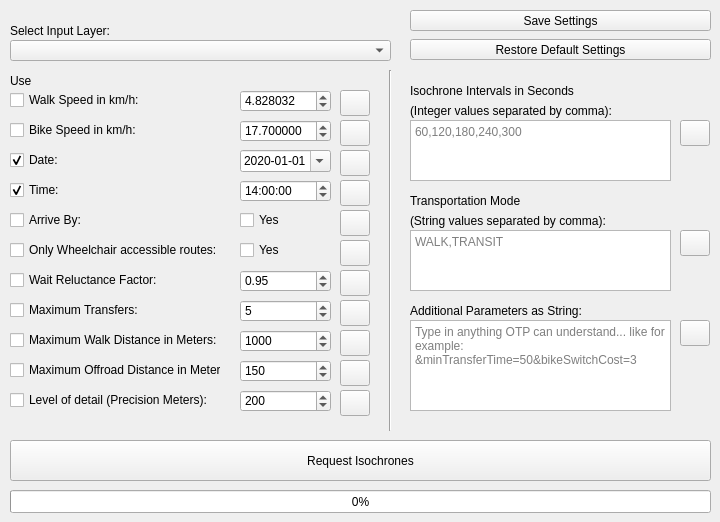
   <widget class="QWidget" name="tab_run_isochrones">
    <property name="accessibleName">
     <string/>
    </property>
    <attribute name="title">
     <string>Create Isochrones</string>
    </attribute>
    <widget class="QProgressBar" name="Isochrones_ProgressBar">
     <property name="geometry">
      <rect>
       <x>10</x>
       <y>490</y>
       <width>701</width>
       <height>23</height>
      </rect>
     </property>
     <property name="locale">
      <locale language="English" country="UnitedStates"/>
     </property>
     <property name="value">
      <number>0</number>
     </property>
     <property name="textVisible">
      <bool>true</bool>
     </property>
     <property name="orientation">
      <enum>Qt::Horizontal</enum>
     </property>
     <property name="invertedAppearance">
      <bool>false</bool>
     </property>
    </widget>
    <widget class="QDateEdit" name="Isochrones_Date">
     <property name="geometry">
      <rect>
       <x>240</x>
       <y>150</y>
       <width>91</width>
       <height>22</height>
      </rect>
     </property>
     <property name="toolTip">
      <string>Departure or arrival date in yyyy-MM-dd.</string>
     </property>
     <property name="dateTime">
      <datetime>
       <hour>0</hour>
       <minute>0</minute>
       <second>0</second>
       <year>2020</year>
       <month>1</month>
       <day>1</day>
      </datetime>
     </property>
     <property name="currentSection">
      <enum>QDateTimeEdit::YearSection</enum>
     </property>
     <property name="displayFormat">
      <string>yyyy-MM-dd</string>
     </property>
     <property name="calendarPopup">
      <bool>true</bool>
     </property>
    </widget>
    <widget class="QTimeEdit" name="Isochrones_Time">
     <property name="geometry">
      <rect>
       <x>240</x>
       <y>180</y>
       <width>91</width>
       <height>22</height>
      </rect>
     </property>
     <property name="toolTip">
      <string>Departure or arrival time in HH:mm:ss.</string>
     </property>
     <property name="dateTime">
      <datetime>
       <hour>14</hour>
       <minute>0</minute>
       <second>0</second>
       <year>2000</year>
       <month>1</month>
       <day>1</day>
      </datetime>
     </property>
     <property name="maximumTime">
      <time>
       <hour>23</hour>
       <minute>59</minute>
       <second>59</second>
      </time>
     </property>
     <property name="displayFormat">
      <string>HH:mm:ss</string>
     </property>
    </widget>
    <widget class="QDoubleSpinBox" name="Isochrones_WalkSpeed">
     <property name="geometry">
      <rect>
       <x>240</x>
       <y>90</y>
       <width>91</width>
       <height>22</height>
      </rect>
     </property>
     <property name="toolTip">
      <string>Speed in km/h one walks on foot. OTP-Default: 3mph.</string>
     </property>
     <property name="decimals">
      <number>6</number>
     </property>
     <property name="maximum">
      <double>99999.999999000006937</double>
     </property>
     <property name="singleStep">
      <double>0.100000000000000</double>
     </property>
     <property name="value">
      <double>4.828032000000000</double>
     </property>
    </widget>
    <widget class="QPushButton" name="Isochrones_RequestIsochrones">
     <property name="geometry">
      <rect>
       <x>10</x>
       <y>440</y>
       <width>701</width>
       <height>41</height>
      </rect>
     </property>
     <property name="toolTip">
      <string>Request isochrones and store as polygon layer.</string>
     </property>
     <property name="text">
      <string>Request Isochrones</string>
     </property>
    </widget>
    <widget class="QLabel" name="label">
     <property name="geometry">
      <rect>
       <x>410</x>
       <y>190</y>
       <width>201</width>
       <height>21</height>
      </rect>
     </property>
     <property name="text">
      <string>Transportation Mode</string>
     </property>
    </widget>
    <widget class="QLabel" name="label_3">
     <property name="geometry">
      <rect>
       <x>410</x>
       <y>80</y>
       <width>291</width>
       <height>21</height>
      </rect>
     </property>
     <property name="text">
      <string>Isochrone Intervals in Seconds</string>
     </property>
    </widget>
    <widget class="QSpinBox" name="Isochrones_MaxOffroadDistance">
     <property name="geometry">
      <rect>
       <x>240</x>
       <y>360</y>
       <width>91</width>
       <height>22</height>
      </rect>
     </property>
     <property name="toolTip">
      <string>Distance in meters one can cover a distance off roads.</string>
     </property>
     <property name="maximum">
      <number>99999999</number>
     </property>
     <property name="singleStep">
      <number>10</number>
     </property>
     <property name="value">
      <number>150</number>
     </property>
    </widget>
    <widget class="QLabel" name="label_6">
     <property name="geometry">
      <rect>
       <x>10</x>
       <y>20</y>
       <width>381</width>
       <height>21</height>
      </rect>
     </property>
     <property name="text">
      <string>Select Input Layer:</string>
     </property>
    </widget>
    <widget class="QSpinBox" name="Isochrones_MaxTransfers">
     <property name="geometry">
      <rect>
       <x>240</x>
       <y>300</y>
       <width>91</width>
       <height>22</height>
      </rect>
     </property>
     <property name="toolTip">
      <string>Maximum number of transfers between means of transport.</string>
     </property>
     <property name="minimum">
      <number>0</number>
     </property>
     <property name="value">
      <number>5</number>
     </property>
    </widget>
    <widget class="QSpinBox" name="Isochrones_MaxWalkDistance">
     <property name="geometry">
      <rect>
       <x>240</x>
       <y>330</y>
       <width>91</width>
       <height>22</height>
      </rect>
     </property>
     <property name="toolTip">
      <string>Maximum distance one can cover a distance on foot.</string>
     </property>
     <property name="maximum">
      <number>99999999</number>
     </property>
     <property name="singleStep">
      <number>10</number>
     </property>
     <property name="value">
      <number>1000</number>
     </property>
    </widget>
    <widget class="Line" name="line">
     <property name="geometry">
      <rect>
       <x>380</x>
       <y>70</y>
       <width>20</width>
       <height>361</height>
      </rect>
     </property>
     <property name="orientation">
      <enum>Qt::Vertical</enum>
     </property>
    </widget>
    <widget class="QCheckBox" name="Isochrones_ArriveBy">
     <property name="enabled">
      <bool>true</bool>
     </property>
     <property name="geometry">
      <rect>
       <x>240</x>
       <y>210</y>
       <width>91</width>
       <height>20</height>
      </rect>
     </property>
     <property name="toolTip">
      <string>&lt;html&gt;&lt;head/&gt;&lt;body&gt;&lt;p&gt;checked = yes --&amp;gt; &amp;amp;arriveBy=true --&amp;gt; specifies that the given time is when we plan to arrive rather than when we want to depart&lt;/p&gt;&lt;p&gt;unchecked = no --&amp;gt; &amp;amp;arriveBy=false --&amp;gt; specifies that the given time is when we plan to depart rather than when we want to arrive&lt;/p&gt;&lt;/body&gt;&lt;/html&gt;</string>
     </property>
     <property name="text">
      <string>Yes</string>
     </property>
     <property name="checked">
      <bool>false</bool>
     </property>
    </widget>
    <widget class="QgsPropertyOverrideButton" name="Isochrones_TransportationMode_Override">
     <property name="geometry">
      <rect>
       <x>680</x>
       <y>230</y>
       <width>30</width>
       <height>26</height>
      </rect>
     </property>
    </widget>
    <widget class="QgsPropertyOverrideButton" name="Isochrones_WalkSpeed_Override">
     <property name="geometry">
      <rect>
       <x>340</x>
       <y>90</y>
       <width>30</width>
       <height>26</height>
      </rect>
     </property>
    </widget>
    <widget class="QgsPropertyOverrideButton" name="Isochrones_Date_Override">
     <property name="geometry">
      <rect>
       <x>340</x>
       <y>150</y>
       <width>30</width>
       <height>26</height>
      </rect>
     </property>
    </widget>
    <widget class="QgsPropertyOverrideButton" name="Isochrones_Time_Override">
     <property name="geometry">
      <rect>
       <x>340</x>
       <y>180</y>
       <width>30</width>
       <height>26</height>
      </rect>
     </property>
    </widget>
    <widget class="QgsPropertyOverrideButton" name="Isochrones_ArriveBy_Override">
     <property name="geometry">
      <rect>
       <x>340</x>
       <y>210</y>
       <width>30</width>
       <height>26</height>
      </rect>
     </property>
    </widget>
    <widget class="QgsPropertyOverrideButton" name="Isochrones_WaitReluctance_Override">
     <property name="geometry">
      <rect>
       <x>340</x>
       <y>270</y>
       <width>30</width>
       <height>26</height>
      </rect>
     </property>
    </widget>
    <widget class="QgsPropertyOverrideButton" name="Isochrones_MaxTransfers_Override">
     <property name="geometry">
      <rect>
       <x>340</x>
       <y>300</y>
       <width>30</width>
       <height>26</height>
      </rect>
     </property>
    </widget>
    <widget class="QgsPropertyOverrideButton" name="Isochrones_MaxWalkDistance_Override">
     <property name="geometry">
      <rect>
       <x>340</x>
       <y>330</y>
       <width>30</width>
       <height>26</height>
      </rect>
     </property>
    </widget>
    <widget class="QgsPropertyOverrideButton" name="Isochrones_MaxOffroadDistance_Override">
     <property name="geometry">
      <rect>
       <x>340</x>
       <y>360</y>
       <width>30</width>
       <height>26</height>
      </rect>
     </property>
    </widget>
    <widget class="QLabel" name="label_15">
     <property name="geometry">
      <rect>
       <x>410</x>
       <y>100</y>
       <width>291</width>
       <height>21</height>
      </rect>
     </property>
     <property name="text">
      <string>(Integer values separated by comma):</string>
     </property>
    </widget>
    <widget class="QTextEdit" name="Isochrones_Interval">
     <property name="geometry">
      <rect>
       <x>410</x>
       <y>120</y>
       <width>261</width>
       <height>61</height>
      </rect>
     </property>
     <property name="toolTip">
      <string>&lt;html&gt;&lt;head/&gt;&lt;body&gt;&lt;p&gt;Enter isochrone intervals in seconds (Integer) separated by comma --&amp;gt; String.&lt;/p&gt;&lt;p&gt;For example:&lt;br/&gt;60 or 60,180,300&lt;/p&gt;&lt;p&gt;Default if nothing is specified: 60,120,180,240,300&lt;/p&gt;&lt;/body&gt;&lt;/html&gt;</string>
     </property>
     <property name="autoFormatting">
      <set>QTextEdit::AutoNone</set>
     </property>
     <property name="tabStopWidth">
      <number>80</number>
     </property>
     <property name="acceptRichText">
      <bool>false</bool>
     </property>
     <property name="placeholderText">
      <string>60,120,180,240,300</string>
     </property>
    </widget>
    <widget class="QgsPropertyOverrideButton" name="Isochrones_Interval_Override">
     <property name="geometry">
      <rect>
       <x>680</x>
       <y>120</y>
       <width>30</width>
       <height>26</height>
      </rect>
     </property>
     <property name="toolTip">
      <string>&lt;html&gt;&lt;head/&gt;&lt;body&gt;&lt;p&gt;Enter isochrone intervals in seconds (Integer) separated by comma --&amp;gt; String. All values need to be strings, so for a single interval 60 won't work, but '60' will work. Use to_string function if needed.&lt;/p&gt;&lt;p&gt;For example:&lt;br/&gt;'60' or '60,180,300' or '60'||','||'300'||','||'600'||&amp;quot;FieldnameOfInterval&amp;quot;||','||&amp;quot;FieldnameOfMaxInterval&amp;quot;&lt;/p&gt;&lt;p&gt;Default if nothing is specified: 60,120,180,240,300&lt;/p&gt;&lt;/body&gt;&lt;/html&gt;</string>
     </property>
    </widget>
    <widget class="QTextEdit" name="Isochrones_TransportationMode">
     <property name="geometry">
      <rect>
       <x>410</x>
       <y>230</y>
       <width>261</width>
       <height>61</height>
      </rect>
     </property>
     <property name="toolTip">
      <string>&lt;html&gt;&lt;head/&gt;&lt;body&gt;&lt;p&gt;Enter values which OTP can understand, separated by comma. Not all combinations do work. Look up in OTP API Docs if you are unsure. Possible values for example are:&lt;/p&gt;&lt;table border=&quot;0&quot; style=&quot; margin-top:0px; margin-bottom:0px; margin-left:0px; margin-right:0px;&quot; cellspacing=&quot;2&quot; cellpadding=&quot;0&quot;&gt;&lt;tr&gt;&lt;td width=&quot;194&quot;&gt;&lt;p&gt;WALK&lt;/p&gt;&lt;/td&gt;&lt;/tr&gt;&lt;tr&gt;&lt;td&gt;&lt;p&gt;CAR &lt;span style=&quot; font-style:italic;&quot;&gt;(can not be combined with WALK)&lt;/span&gt;&lt;/p&gt;&lt;/td&gt;&lt;/tr&gt;&lt;tr&gt;&lt;td&gt;&lt;p&gt;BICYCLE&lt;/p&gt;&lt;/td&gt;&lt;/tr&gt;&lt;tr&gt;&lt;td&gt;&lt;p&gt;TRANSIT&lt;span style=&quot; font-style:italic;&quot;&gt; (Used for combination of all supported public transportation types)&lt;/span&gt;&lt;/p&gt;&lt;/td&gt;&lt;/tr&gt;&lt;tr&gt;&lt;td&gt;&lt;p&gt;TRAM&lt;/p&gt;&lt;/td&gt;&lt;/tr&gt;&lt;tr&gt;&lt;td&gt;&lt;p&gt;BUS&lt;/p&gt;&lt;/td&gt;&lt;/tr&gt;&lt;tr&gt;&lt;td&gt;&lt;p&gt;RAIL&lt;/p&gt;&lt;/td&gt;&lt;/tr&gt;&lt;tr&gt;&lt;td&gt;&lt;p&gt;SUBWAY&lt;/p&gt;&lt;/td&gt;&lt;/tr&gt;&lt;tr&gt;&lt;td&gt;&lt;p&gt;GONDOLA&lt;/p&gt;&lt;/td&gt;&lt;/tr&gt;&lt;tr&gt;&lt;td&gt;&lt;p&gt;CABLE_CAR&lt;/p&gt;&lt;/td&gt;&lt;/tr&gt;&lt;tr&gt;&lt;td&gt;&lt;p&gt;FERRY&lt;/p&gt;&lt;/td&gt;&lt;/tr&gt;&lt;tr&gt;&lt;td&gt;&lt;p&gt;FUNICULAR&lt;/p&gt;&lt;/td&gt;&lt;/tr&gt;&lt;tr&gt;&lt;td&gt;&lt;p&gt;BICYCLE_RENT&lt;/p&gt;&lt;/td&gt;&lt;/tr&gt;&lt;tr&gt;&lt;td&gt;&lt;p&gt;BICYCLE_PARK&lt;/p&gt;&lt;/td&gt;&lt;/tr&gt;&lt;tr&gt;&lt;td&gt;&lt;p&gt;CAR_PARK&lt;/p&gt;&lt;/td&gt;&lt;/tr&gt;&lt;tr&gt;&lt;td&gt;&lt;p&gt;AIRPLANE&lt;/p&gt;&lt;/td&gt;&lt;/tr&gt;&lt;tr&gt;&lt;td&gt;&lt;p&gt;LEG_SWITCH&lt;/p&gt;&lt;p&gt;Default if nothing is specified: WALK,TRANSIT&lt;/p&gt;&lt;/td&gt;&lt;/tr&gt;&lt;/table&gt;&lt;/body&gt;&lt;/html&gt;</string>
     </property>
     <property name="tabStopWidth">
      <number>80</number>
     </property>
     <property name="acceptRichText">
      <bool>false</bool>
     </property>
     <property name="placeholderText">
      <string>WALK,TRANSIT</string>
     </property>
    </widget>
    <widget class="QLabel" name="label_16">
     <property name="geometry">
      <rect>
       <x>410</x>
       <y>210</y>
       <width>291</width>
       <height>21</height>
      </rect>
     </property>
     <property name="text">
      <string>(String values separated by comma):</string>
     </property>
    </widget>
    <widget class="QTextEdit" name="Isochrones_AdditionalParameters">
     <property name="geometry">
      <rect>
       <x>410</x>
       <y>320</y>
       <width>261</width>
       <height>91</height>
      </rect>
     </property>
     <property name="toolTip">
      <string>&lt;html&gt;&lt;head/&gt;&lt;body&gt;&lt;p&gt;Start with leading &amp;quot;&amp;amp;&amp;quot;, followed by &amp;quot;parameter name&amp;quot;, followed by &amp;quot;=&amp;quot;, followed by &amp;quot;value&amp;quot;. Keep case sensitivity in mind! For example:&lt;/p&gt;&lt;p&gt;&lt;span style=&quot; font-style:italic;&quot;&gt;&amp;amp;waitReluctance=10.5&lt;/span&gt;&lt;/p&gt;&lt;p&gt;or&lt;/p&gt;&lt;p&gt;&lt;span style=&quot; font-style:italic;&quot;&gt;&amp;amp;minTransferTime=50&amp;amp;bikeSpeed=12.5&amp;amp;bikeSwitchTime=5&amp;amp;bikeSwitchCost=3&lt;/span&gt;&lt;/p&gt;&lt;p&gt;Look up in OTP API Docs if you don't know how to write it...&lt;/p&gt;&lt;p&gt;Default if nothing is specified: None&lt;/p&gt;&lt;/body&gt;&lt;/html&gt;</string>
     </property>
     <property name="tabStopWidth">
      <number>80</number>
     </property>
     <property name="acceptRichText">
      <bool>false</bool>
     </property>
     <property name="placeholderText">
      <string>Type in anything OTP can understand... like for example: &amp;minTransferTime=50&amp;bikeSwitchCost=3</string>
     </property>
    </widget>
    <widget class="QLabel" name="label_17">
     <property name="geometry">
      <rect>
       <x>410</x>
       <y>300</y>
       <width>201</width>
       <height>21</height>
      </rect>
     </property>
     <property name="text">
      <string>Additional Parameters as String:</string>
     </property>
    </widget>
    <widget class="QgsPropertyOverrideButton" name="Isochrones_AdditionalParameters_Override">
     <property name="geometry">
      <rect>
       <x>680</x>
       <y>320</y>
       <width>30</width>
       <height>26</height>
      </rect>
     </property>
    </widget>
    <widget class="QgsMapLayerComboBox" name="Isochrones_SelectInputLayer">
     <property name="geometry">
      <rect>
       <x>10</x>
       <y>40</y>
       <width>381</width>
       <height>21</height>
      </rect>
     </property>
     <property name="toolTip">
      <string>Select a Point Layer you wish to use for calculation. Can be in any CRS which can be transformed to WGS 84 by QGIS.</string>
     </property>
    </widget>
    <widget class="QCheckBox" name="Isochrones_WalkSpeed_Use">
     <property name="enabled">
      <bool>true</bool>
     </property>
     <property name="geometry">
      <rect>
       <x>10</x>
       <y>90</y>
       <width>211</width>
       <height>20</height>
      </rect>
     </property>
     <property name="toolTip">
      <string>If checked, this option will be used.
If not checked, the servers default setting will be used. Servers default is NULL when incompatible with selected Mode.
Do not use an option if it is not compatible with the selected Mode. For example Travelmode &quot;CAR&quot; is not compatible with &quot;BikeSpeed&quot;. If you are unsure about compatibility, check OTP API Docs.</string>
     </property>
     <property name="accessibleName">
      <string/>
     </property>
     <property name="text">
      <string>Walk Speed in km/h:</string>
     </property>
     <property name="checked">
      <bool>false</bool>
     </property>
    </widget>
    <widget class="QLabel" name="label_14">
     <property name="geometry">
      <rect>
       <x>10</x>
       <y>70</y>
       <width>31</width>
       <height>21</height>
      </rect>
     </property>
     <property name="text">
      <string>Use</string>
     </property>
    </widget>
    <widget class="QCheckBox" name="Isochrones_Date_Use">
     <property name="enabled">
      <bool>true</bool>
     </property>
     <property name="geometry">
      <rect>
       <x>10</x>
       <y>150</y>
       <width>211</width>
       <height>20</height>
      </rect>
     </property>
     <property name="toolTip">
      <string>If checked, this option will be used.
If not checked, the servers default setting will be used. Servers default is NULL when incompatible with selected Mode.
Do not use an option if it is not compatible with the selected Mode. For example Travelmode &quot;CAR&quot; is not compatible with &quot;BikeSpeed&quot;. If you are unsure about compatibility, check OTP API Docs.</string>
     </property>
     <property name="text">
      <string>Date:</string>
     </property>
     <property name="checked">
      <bool>true</bool>
     </property>
    </widget>
    <widget class="QCheckBox" name="Isochrones_Time_Use">
     <property name="enabled">
      <bool>true</bool>
     </property>
     <property name="geometry">
      <rect>
       <x>10</x>
       <y>180</y>
       <width>211</width>
       <height>20</height>
      </rect>
     </property>
     <property name="toolTip">
      <string>If checked, this option will be used.
If not checked, the servers default setting will be used. Servers default is NULL when incompatible with selected Mode.
Do not use an option if it is not compatible with the selected Mode. For example Travelmode &quot;CAR&quot; is not compatible with &quot;BikeSpeed&quot;. If you are unsure about compatibility, check OTP API Docs.</string>
     </property>
     <property name="text">
      <string>Time:</string>
     </property>
     <property name="checked">
      <bool>true</bool>
     </property>
    </widget>
    <widget class="QCheckBox" name="Isochrones_ArriveBy_Use">
     <property name="enabled">
      <bool>true</bool>
     </property>
     <property name="geometry">
      <rect>
       <x>10</x>
       <y>210</y>
       <width>211</width>
       <height>20</height>
      </rect>
     </property>
     <property name="toolTip">
      <string>If checked, this option will be used.
If not checked, the servers default setting will be used. Servers default is NULL when incompatible with selected Mode.
Do not use an option if it is not compatible with the selected Mode. For example Travelmode &quot;CAR&quot; is not compatible with &quot;BikeSpeed&quot;. If you are unsure about compatibility, check OTP API Docs.</string>
     </property>
     <property name="text">
      <string>Arrive By:</string>
     </property>
     <property name="checkable">
      <bool>true</bool>
     </property>
     <property name="checked">
      <bool>false</bool>
     </property>
    </widget>
    <widget class="QCheckBox" name="Isochrones_WaitReluctance_Use">
     <property name="enabled">
      <bool>true</bool>
     </property>
     <property name="geometry">
      <rect>
       <x>10</x>
       <y>270</y>
       <width>211</width>
       <height>20</height>
      </rect>
     </property>
     <property name="toolTip">
      <string>If checked, this option will be used.
If not checked, the servers default setting will be used. Servers default is NULL when incompatible with selected Mode.
Do not use an option if it is not compatible with the selected Mode. For example Travelmode &quot;CAR&quot; is not compatible with &quot;BikeSpeed&quot;. If you are unsure about compatibility, check OTP API Docs.</string>
     </property>
     <property name="text">
      <string>Wait Reluctance Factor:</string>
     </property>
     <property name="checked">
      <bool>false</bool>
     </property>
    </widget>
    <widget class="QCheckBox" name="Isochrones_MaxTransfers_Use">
     <property name="enabled">
      <bool>true</bool>
     </property>
     <property name="geometry">
      <rect>
       <x>10</x>
       <y>300</y>
       <width>211</width>
       <height>20</height>
      </rect>
     </property>
     <property name="toolTip">
      <string>If checked, this option will be used.
If not checked, the servers default setting will be used. Servers default is NULL when incompatible with selected Mode.
Do not use an option if it is not compatible with the selected Mode. For example Travelmode &quot;CAR&quot; is not compatible with &quot;BikeSpeed&quot;. If you are unsure about compatibility, check OTP API Docs.</string>
     </property>
     <property name="text">
      <string>Maximum Transfers:</string>
     </property>
     <property name="checked">
      <bool>false</bool>
     </property>
    </widget>
    <widget class="QCheckBox" name="Isochrones_MaxWalkDistance_Use">
     <property name="enabled">
      <bool>true</bool>
     </property>
     <property name="geometry">
      <rect>
       <x>10</x>
       <y>330</y>
       <width>211</width>
       <height>20</height>
      </rect>
     </property>
     <property name="toolTip">
      <string>If checked, this option will be used.
If not checked, the servers default setting will be used. Servers default is NULL when incompatible with selected Mode.
Do not use an option if it is not compatible with the selected Mode. For example Travelmode &quot;CAR&quot; is not compatible with &quot;BikeSpeed&quot;. If you are unsure about compatibility, check OTP API Docs.</string>
     </property>
     <property name="text">
      <string>Maximum Walk Distance in Meters:</string>
     </property>
     <property name="checked">
      <bool>false</bool>
     </property>
    </widget>
    <widget class="QCheckBox" name="Isochrones_MaxOffroadDistance_Use">
     <property name="enabled">
      <bool>true</bool>
     </property>
     <property name="geometry">
      <rect>
       <x>10</x>
       <y>360</y>
       <width>211</width>
       <height>20</height>
      </rect>
     </property>
     <property name="toolTip">
      <string>If checked, this option will be used.
If not checked, the servers default setting will be used. Servers default is NULL when incompatible with selected Mode.
Do not use an option if it is not compatible with the selected Mode. For example Travelmode &quot;CAR&quot; is not compatible with &quot;BikeSpeed&quot;. If you are unsure about compatibility, check OTP API Docs.</string>
     </property>
     <property name="text">
      <string>Maximum Offroad Distance in Meters:</string>
     </property>
     <property name="checked">
      <bool>false</bool>
     </property>
    </widget>
    <widget class="QSpinBox" name="Isochrones_PrecisionMeters">
     <property name="geometry">
      <rect>
       <x>240</x>
       <y>390</y>
       <width>91</width>
       <height>22</height>
      </rect>
     </property>
     <property name="toolTip">
      <string>Lower value means more detailed isochrones.</string>
     </property>
     <property name="minimum">
      <number>10</number>
     </property>
     <property name="maximum">
      <number>1000</number>
     </property>
     <property name="singleStep">
      <number>5</number>
     </property>
     <property name="value">
      <number>200</number>
     </property>
    </widget>
    <widget class="QCheckBox" name="Isochrones_PrecisionMeters_Use">
     <property name="enabled">
      <bool>true</bool>
     </property>
     <property name="geometry">
      <rect>
       <x>10</x>
       <y>390</y>
       <width>211</width>
       <height>20</height>
      </rect>
     </property>
     <property name="toolTip">
      <string>If checked, this option will be used.
If not checked, the servers default setting will be used. Servers default is NULL when incompatible with selected Mode.
Do not use an option if it is not compatible with the selected Mode. For example Travelmode &quot;CAR&quot; is not compatible with &quot;BikeSpeed&quot;. If you are unsure about compatibility, check OTP API Docs.</string>
     </property>
     <property name="text">
      <string>Level of detail (Precision Meters):</string>
     </property>
     <property name="checked">
      <bool>false</bool>
     </property>
    </widget>
    <widget class="QgsPropertyOverrideButton" name="Isochrones_PrecisionMeters_Override">
     <property name="geometry">
      <rect>
       <x>340</x>
       <y>390</y>
       <width>30</width>
       <height>26</height>
      </rect>
     </property>
    </widget>
    <widget class="QCheckBox" name="Isochrones_Wheelchair">
     <property name="enabled">
      <bool>true</bool>
     </property>
     <property name="geometry">
      <rect>
       <x>240</x>
       <y>240</y>
       <width>91</width>
       <height>20</height>
      </rect>
     </property>
     <property name="toolTip">
      <string>&lt;html&gt;&lt;head/&gt;&lt;body&gt;&lt;p&gt;checked --&amp;gt; use only wheelchair accessible routes&lt;/p&gt;&lt;p&gt;unchecked --&amp;gt; use all routes&lt;/p&gt;&lt;/body&gt;&lt;/html&gt;</string>
     </property>
     <property name="text">
      <string>Yes</string>
     </property>
     <property name="checked">
      <bool>false</bool>
     </property>
    </widget>
    <widget class="QgsPropertyOverrideButton" name="Isochrones_Wheelchair_Override">
     <property name="geometry">
      <rect>
       <x>340</x>
       <y>240</y>
       <width>30</width>
       <height>26</height>
      </rect>
     </property>
    </widget>
    <widget class="QCheckBox" name="Isochrones_Wheelchair_Use">
     <property name="enabled">
      <bool>true</bool>
     </property>
     <property name="geometry">
      <rect>
       <x>10</x>
       <y>240</y>
       <width>211</width>
       <height>20</height>
      </rect>
     </property>
     <property name="toolTip">
      <string>If checked, this option will be used.
If not checked, the servers default setting will be used. Servers default is NULL when incompatible with selected Mode.
Do not use an option if it is not compatible with the selected Mode. For example Travelmode &quot;CAR&quot; is not compatible with &quot;BikeSpeed&quot;. If you are unsure about compatibility, check OTP API Docs.</string>
     </property>
     <property name="text">
      <string>Only Wheelchair accessible routes:</string>
     </property>
     <property name="checked">
      <bool>false</bool>
     </property>
    </widget>
    <widget class="QCheckBox" name="Isochrones_BikeSpeed_Use">
     <property name="enabled">
      <bool>true</bool>
     </property>
     <property name="geometry">
      <rect>
       <x>10</x>
       <y>120</y>
       <width>211</width>
       <height>20</height>
      </rect>
     </property>
     <property name="toolTip">
      <string>If checked, this option will be used.
If not checked, the servers default setting will be used. Servers default is NULL when incompatible with selected Mode.
Do not use an option if it is not compatible with the selected Mode. For example Travelmode &quot;CAR&quot; is not compatible with &quot;BikeSpeed&quot;. If you are unsure about compatibility, check OTP API Docs.</string>
     </property>
     <property name="text">
      <string>Bike Speed in km/h:</string>
     </property>
     <property name="checked">
      <bool>false</bool>
     </property>
    </widget>
    <widget class="QDoubleSpinBox" name="Isochrones_BikeSpeed">
     <property name="geometry">
      <rect>
       <x>240</x>
       <y>120</y>
       <width>91</width>
       <height>22</height>
      </rect>
     </property>
     <property name="toolTip">
      <string>Speed in km/h one rides the bike. OTP-Default: 11mph.</string>
     </property>
     <property name="decimals">
      <number>6</number>
     </property>
     <property name="maximum">
      <double>99999.999999000006937</double>
     </property>
     <property name="singleStep">
      <double>0.100000000000000</double>
     </property>
     <property name="value">
      <double>17.699999999999999</double>
     </property>
    </widget>
    <widget class="QgsPropertyOverrideButton" name="Isochrones_BikeSpeed_Override">
     <property name="geometry">
      <rect>
       <x>340</x>
       <y>120</y>
       <width>30</width>
       <height>26</height>
      </rect>
     </property>
    </widget>
    <widget class="QDoubleSpinBox" name="Isochrones_WaitReluctance">
     <property name="geometry">
      <rect>
       <x>240</x>
       <y>270</y>
       <width>91</width>
       <height>22</height>
      </rect>
     </property>
     <property name="toolTip">
      <string>&lt;html&gt;&lt;head/&gt;&lt;body&gt;&lt;p&gt;How much worse is waiting for a transit vehicle than being on a transit vehicle, as a multiplier. The default value treats wait and on-vehicle time as the same. It may be tempting to set this higher than walkReluctance (as studies often find this kind of preferences among riders) but the planner will take this literally and walk down a transit line to avoid waiting at a stop. This used to be set less than 1 (0.95) which would make waiting offboard preferable to waiting onboard in an interlined trip. That is also undesirable. If we only tried the shortest possible transfer at each stop to neighboring stop patterns, this problem could disappear.&lt;/p&gt;&lt;/body&gt;&lt;/html&gt;</string>
     </property>
     <property name="decimals">
      <number>2</number>
     </property>
     <property name="maximum">
      <double>100.000000000000000</double>
     </property>
     <property name="singleStep">
      <double>0.050000000000000</double>
     </property>
     <property name="value">
      <double>0.950000000000000</double>
     </property>
    </widget>
    <widget class="QPushButton" name="Isochrones_RestoreDefaultSettings">
     <property name="geometry">
      <rect>
       <x>410</x>
       <y>39</y>
       <width>301</width>
       <height>21</height>
      </rect>
     </property>
     <property name="toolTip">
      <string>Restores default settings for Isochrones choosen by author of the plugin andor developers of opentripplanner</string>
     </property>
     <property name="text">
      <string>Restore Default Settings</string>
     </property>
    </widget>
    <widget class="QPushButton" name="Isochrones_SaveSettings">
     <property name="geometry">
      <rect>
       <x>410</x>
       <y>10</y>
       <width>301</width>
       <height>21</height>
      </rect>
     </property>
     <property name="toolTip">
      <string>Saves your settings for isochrones</string>
     </property>
     <property name="text">
      <string>Save Settings</string>
     </property>
    </widget>
   </widget>
